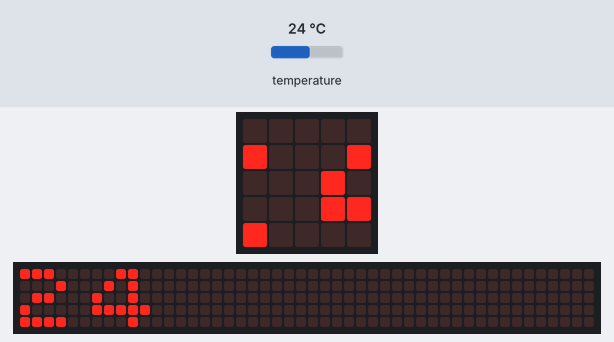
The program below on a simulated BBC micro:bit (MakeCode). On the bench: the board's 5×5 LED display, a strip that is not on the board, showing the scrolling text unrolled. Inputs (shaded band) come from the test bench; at power-on: temperature 24 °C. The 48×5 strip is a reading aid, not a part: it shows the text the display is scrolling, unrolled, one strip-width of it at a time.

Above: at 3.97 s.
4.0 s: temperature set to 12 °C
At 5.57 s:
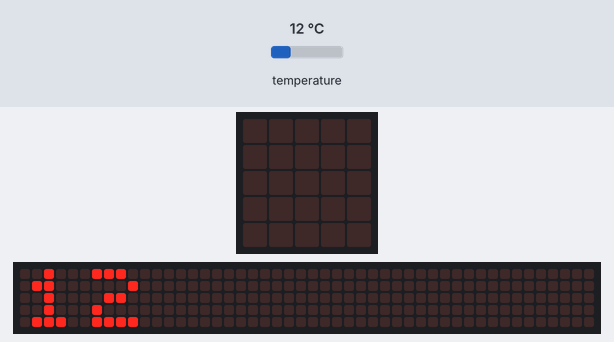
6.9 s: temperature set to 19 °C
At 8.29 s:
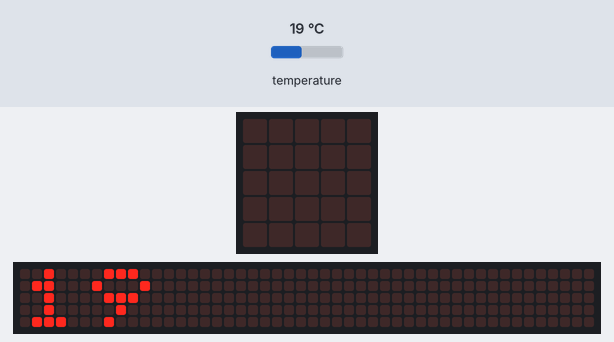
9.6 s: temperature set to 28 °C
At 13.41 s:
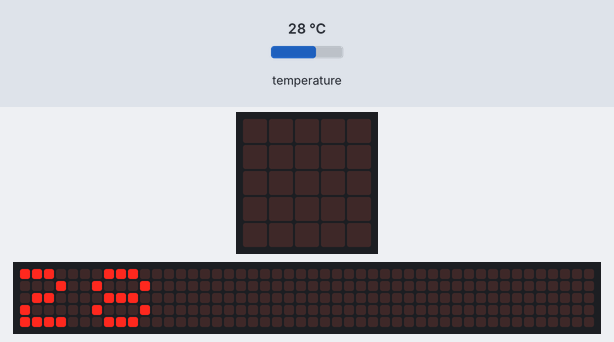

The program:

main.ts
```typescript
if (true) {
    basic.showNumber(input.temperature())
}
basic.forever(function () {
    if (input.temperature() == 10) {
        basic.showNumber(input.temperature())
        basic.showString("Mejor no salgas")
    }
    if (input.temperature() == 20) {
        basic.showNumber(input.temperature())
        basic.showString("¡Hágamos un picnic!")
    }
    if (input.temperature() == 30) {
        basic.showNumber(input.temperature())
        basic.showString("¡Vamos a la playa!")
    }
    if (input.temperature() == 40) {
        basic.showNumber(input.temperature())
        basic.showString("Mejor no salgas")
    } else {
        basic.showNumber(input.temperature())
    }
})
```

test.ts
```typescript
// aquí va el archivo "tests"; esto no se compilará cuando este paquete se utilice como una extensión.
```
